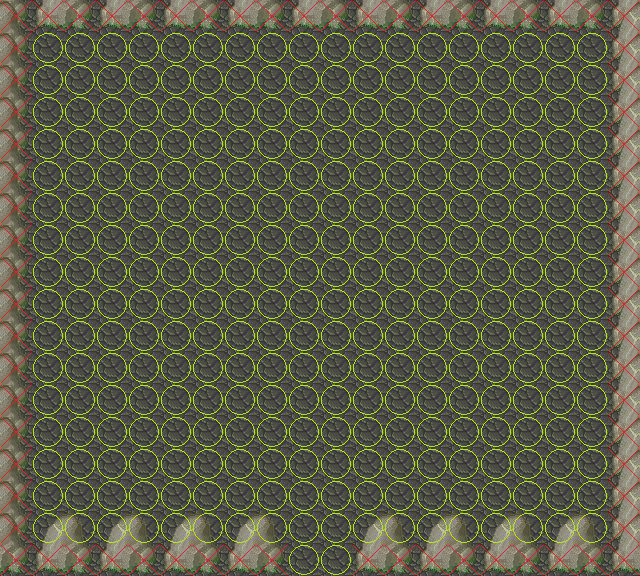

Below is a game level as drawn by its tile map, then a one-line description and the .tmx that defines it (tile-layer data replaced by summaries):
An orthogonal 20x18 tile map with 32x32 px tiles, 7 tile layers (TestLayer bot, TestLayer second, tres, player, ...), 2 tilesets.

<map version="1.0" orientation="orthogonal" width="20" height="18" tilewidth="32" tileheight="32">
 <tileset firstgid="1" name="TestTileset" tilewidth="32" tileheight="32">
  <image source="../tileset/tileset.png" width="512" height="512" />
  <terraintypes>
   <terrain name="water" tile="-1" />
  </terraintypes>
 </tileset>
 <tileset firstgid="257" name="types" tilewidth="32" tileheight="32">
  <image source="../tileset/types.png" width="96" height="32" />
  <tile id="0">
   <properties>
    <property name="type" value="walkable" />
   </properties>
  </tile>
  <tile id="1">
   <properties>
    <property name="blocked" value="true" />
    <property name="type" value="blocked" />
   </properties>
  </tile>
  <tile id="2">
   <properties>
    <property name="blocked" value="true" />
    <property name="type" value="water" />
   </properties>
  </tile>
 </tileset>
 <layer name="TestLayer bot" width="20" height="18">
  <data>[360 cells, 360 non-empty, 1 distinct tile ids]</data>
 </layer>
 <layer name="TestLayer second" width="20" height="18">
  <data>[360 cells, 70 non-empty, 2 distinct tile ids]</data>
 </layer>
 <layer name="tres" width="20" height="18">
  <data>[360 cells, 0 non-empty, 0 distinct tile ids]</data>
 </layer>
 <layer name="player" width="20" height="18">
  <data>[360 cells, 0 non-empty, 0 distinct tile ids]</data>
 </layer>
 <layer name="TestLayer top" width="20" height="18">
  <data>[360 cells, 50 non-empty, 2 distinct tile ids]</data>
 </layer>
 <layer name="types" width="20" height="18">
  <data>[360 cells, 360 non-empty, 2 distinct tile ids]</data>
 </layer>
 <layer name="effects" width="20" height="18">
  <data>[360 cells, 0 non-empty, 0 distinct tile ids]</data>
 </layer>
</map>
